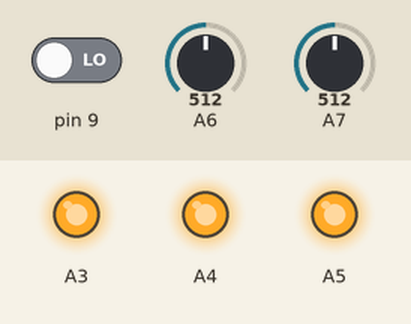
This sketch was run on a simulated Arduino Nano, built with avr-gcc and run on an emulated ATmega328P. On the bench: output pins drawn as LEDs (lit = HIGH). The inputs (shaded band) are chosen by the test bench; at power-on: A6 = 512, A7 = 512, pin 9 LOW. What the sketch prints to the serial monitor is not drawn.

Above: at 1.2 s.
1.3 s: A6 set to 109
2.8 s: A6 set to 92
5.8 s: A7 set to 981
7.3 s: A7 set to 1013
Timing chart, 0 to 9.8 s (numbered marks = the images above; inputs shaded):
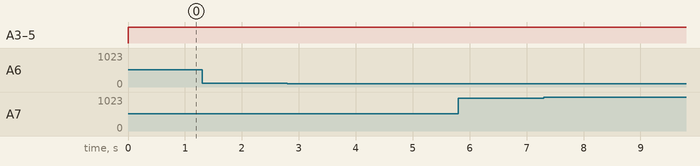

Measured:
- after the input at 1.3 s, every drawn part: stays the same
- after the input at 2.8 s, every drawn part: stays the same
- after the input at 5.8 s, every drawn part: stays the same
- after the input at 7.3 s, every drawn part: stays the same

The sketch:

GateProject_CurrentSensorManualTest.ino
```cpp
void setup() {
  // put your setup code here, to run once:
Serial.begin(9600);
pinMode(A3, OUTPUT);
pinMode(A4, OUTPUT);
pinMode(A5, OUTPUT);
pinMode(A6, INPUT);
pinMode(A7, INPUT);
pinMode(9, INPUT);
}
typedef unsigned short uint16_T;
typedef unsigned char uint8_T;

uint16_T leftMotor = 0;
uint16_T rightMotor = 0;

void loop() {
  // put your main code here, to run repeatedly:
  int btn;
  btn == digitalRead(9);

//  if(btn == HIGH)
  {
    digitalWrite(A3, HIGH);
    digitalWrite(A4, HIGH);
    digitalWrite(A5, HIGH);
  }
//  else
//  {
//    digitalWrite(A3, LOW);
//    digitalWrite(A4, LOW);
//    digitalWrite(A5, LOW);
//  }
leftMotor = analogRead(A7);
rightMotor = analogRead(A6);

Serial.print("Left Motor: ");
Serial.print(leftMotor);
Serial.print("            Right Motor: ");
Serial.println(rightMotor);

delay(10);
}
```
